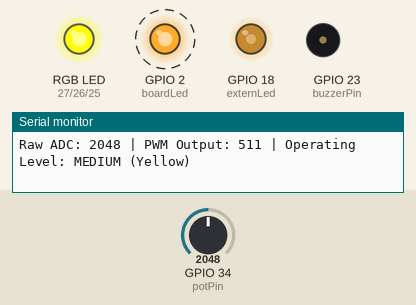
Recording of a program running on a simulated ESP32. On the bench: an RGB LED mixed from three pins (HIGH = lit), output pins drawn as LEDs (lit = HIGH), buzzer (waves = sounding), the last lines printed to the serial monitor. Dashed ring = blinking. The inputs (shaded band) are chosen by the test bench; at power-on: GPIO 34 (potPin) = 2048.

Above: at 0.87 s.
1.3 s: GPIO 34 (potPin) set to 2676
At 2.6 s:
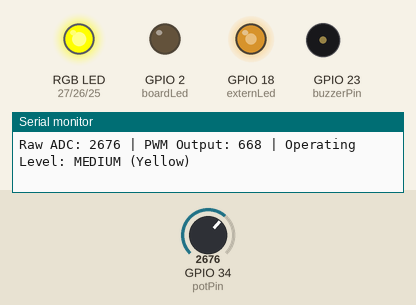
4.3 s: GPIO 34 (potPin) set to 2758
At 5.3 s:
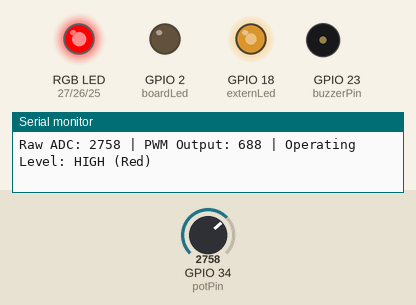
7.3 s: GPIO 34 (potPin) set to 1228
At 9.2 s:
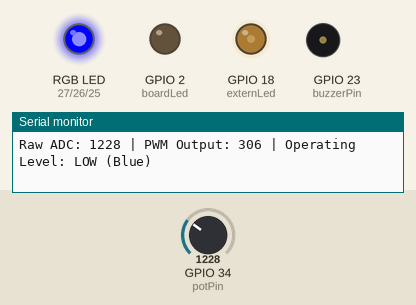
10.3 s: GPIO 34 (potPin) set to 491
At 10.87 s:
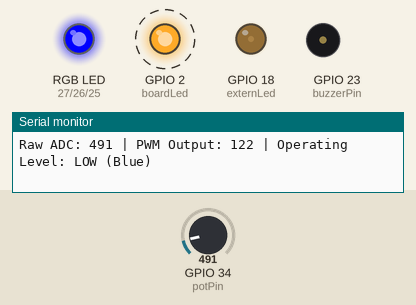
13.3 s: GPIO 34 (potPin) set to 0
At 14.0 s:
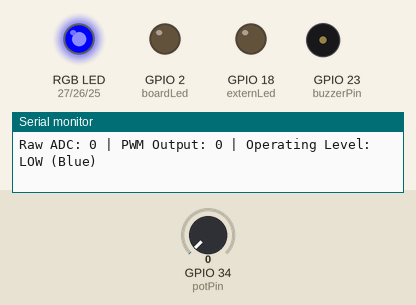
16.3 s: GPIO 34 (potPin) set to 1330
At 17.87 s:
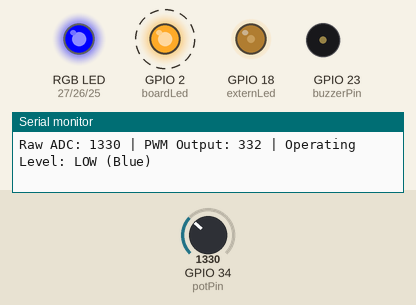
19.3 s: GPIO 34 (potPin) set to 1431
Timing chart, 0 to 23.3 s (numbered marks = the images above; inputs shaded):
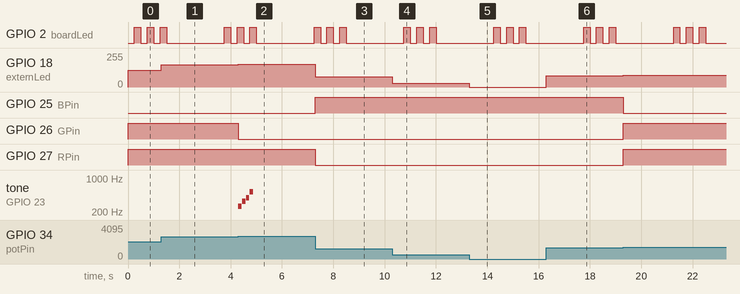

The program:

main.cpp
```cpp
#include <Arduino.h>

constexpr int boardLed = 2;
constexpr unsigned int waitTime = 2000; // astepta 2000 de milisecunde dupa seria de blink-uri
constexpr unsigned int blinkInterval = 250;
unsigned long previousMillis = 0;
bool boardLedState = LOW;
bool isWaiting = false;
int blinkCount=0;
constexpr int maxBlinks = 3;

constexpr int potPin = 34;
int potValue;

constexpr int externLed = 18;
constexpr int freq = 5000;
constexpr int res = 10;

constexpr int RPin = 27;
constexpr int GPin = 26;
constexpr int BPin = 25;
constexpr int firstThirdEnd = 1023/3;
constexpr int secondThirdEnd = (1023/3)*2;

constexpr unsigned int printInterval = 500;
unsigned long lastPrint = 0;

constexpr int buzzerPin = 23;
int soundPlaying = 0;
const int melodyNotes[] = {262, 330, 392, 523};
constexpr int totalNotes = sizeof(melodyNotes) / sizeof(melodyNotes[0]);
constexpr unsigned long noteDuration = 150;     // fiecare notă durează 150 ms
constexpr unsigned int noteGap = 20;
unsigned long buzzerStart=0;
int currentNote = 0;

void setup() {
  Serial.begin(9600);

  pinMode(boardLed, OUTPUT);
  digitalWrite(boardLed, boardLedState);

  pinMode(potPin, INPUT);

  ledcSetup(0, freq, res);
  ledcAttachPin(externLed, 0);
  ledcWrite(0, 0);

  pinMode(RPin, OUTPUT);
  pinMode(GPin, OUTPUT);
  pinMode(BPin, OUTPUT);
  digitalWrite(RPin, LOW);
  digitalWrite(GPin, LOW);
  digitalWrite(BPin, LOW);

  // pinMode(buzzerPin, OUTPUT);
  // digitalWrite(buzzerPin, LOW);
  ledcSetup(1, 2000, 8);
  ledcAttachPin(buzzerPin, 1);
}

void loop(){
  // //BlinkLed
  unsigned long currentMillis = millis();
  if(isWaiting){
    if(currentMillis - previousMillis >= waitTime){
      previousMillis = currentMillis;
      isWaiting = false;
    }
  }else{
    if(currentMillis - previousMillis >= blinkInterval){
      previousMillis = currentMillis;
      boardLedState = !boardLedState;
      digitalWrite(boardLed, boardLedState);
      blinkCount++;

      if(blinkCount >= 2*maxBlinks){

        isWaiting = true;
        blinkCount = 0;
        boardLedState = false;
        digitalWrite(boardLed, boardLedState);
      }
    }
  }

  //Citire potentiometru si aprindere led extern
  potValue = analogRead(potPin);
  int externLedVal = map(potValue, 0, 4095, 0, 1023);
  ledcWrite(0, externLedVal);


  //Aprindere led rgb
  const char* operatingLevel;

  if (externLedVal <= firstThirdEnd) {
    soundPlaying = 0;
    ledcWriteTone(1, 0);

    digitalWrite(BPin, HIGH);
    digitalWrite(GPin, LOW);
    digitalWrite(RPin, LOW);
    operatingLevel = "LOW (Blue)";
  } else if (externLedVal >= secondThirdEnd) {
    if (soundPlaying == 0) {
      soundPlaying = 1;
      currentNote = 0;
      buzzerStart = currentMillis;
      ledcWriteTone(1, melodyNotes[currentNote]);
    }

    if (soundPlaying == 1) {
      unsigned long elapsed = currentMillis - buzzerStart;

      //Pauza intre note
      if (elapsed >= noteDuration - noteGap && elapsed < noteDuration) {
        ledcWriteTone(1, 0);
      }
      else if (elapsed >= noteDuration) {
        buzzerStart = currentMillis;
        currentNote++;

        if (currentNote < totalNotes) {
          ledcWriteTone(1, melodyNotes[currentNote]);
        } else {
          soundPlaying = -1;   // Melodie finalizata
          ledcWriteTone(1, 0); // Oprire buzzer
        }
      }
    }

    digitalWrite(BPin, LOW);
    digitalWrite(GPin, LOW);
    digitalWrite(RPin, HIGH);
    operatingLevel = "HIGH (Red)";
  } else {
    soundPlaying = 0;
    ledcWriteTone(1, 0);
    digitalWrite(BPin, LOW);
    digitalWrite(GPin, HIGH);
    digitalWrite(RPin, HIGH);
    operatingLevel = "MEDIUM (Yellow)";
  }

  if (currentMillis - lastPrint >= printInterval) {
    lastPrint = currentMillis;
    Serial.printf("Raw ADC: %d | PWM Output: %d | Operating Level: %s\n",
                  potValue, externLedVal, operatingLevel);
  }
}
```

Measured:
- the behaviour switches between 2729 and 2730 on GPIO 34 (potPin) (found by bisection; images 1 and 2)
- after the input at 1.3 s, GPIO 18 (externLed): 127/255 → 166/255 at once
- after the input at 4.3 s, GPIO 18 (externLed): 166/255 → 171/255 at once; GPIO 26 (GPin): HIGH → LOW at once; tone on GPIO 23 (buzzerPin): plays 262 Hz for 0.13 s, 330 Hz for 0.13 s, 392 Hz for 0.13 s, 523 Hz for 0.13 s, starting at once
- after the input at 7.3 s, GPIO 18 (externLed): 171/255 → 76/255 at once; GPIO 25 (BPin): LOW → HIGH at once; GPIO 27 (RPin): HIGH → LOW at once
- after the input at 10.3 s, GPIO 18 (externLed): 76/255 → 30/255 at once
- after the input at 13.3 s, GPIO 18 (externLed): 30/255 → 0/255 at once
- after the input at 16.3 s, GPIO 18 (externLed): 0/255 → 83/255 at once
- after the input at 19.3 s, GPIO 18 (externLed): 83/255 → 89/255 at once; GPIO 25 (BPin): HIGH → LOW at once; GPIO 26 (GPin), GPIO 27 (RPin): LOW → HIGH at once
